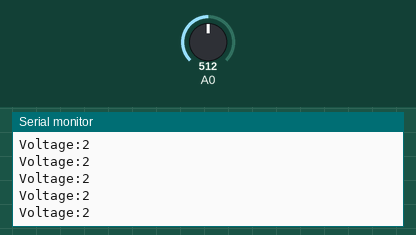
A sketch run on a simulated Arduino Uno, built with avr-gcc and run on an emulated ATmega328P. On the bench: the last lines printed to the serial monitor. Inputs (shaded band) come from the test bench; at power-on: A0 = 512.

Above: at 1.2 s.
1.3 s: A0 set to 716
At 1.31 s:
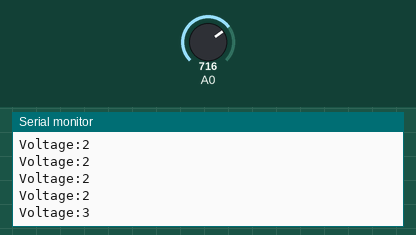
2.8 s: A0 set to 900
At 2.81 s:
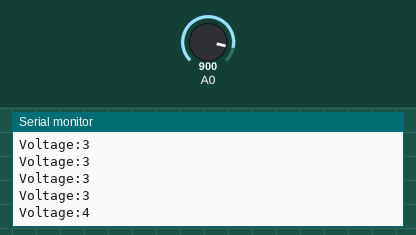
Timing chart, 0 to 5.8 s (numbered marks = the images above; inputs shaded):
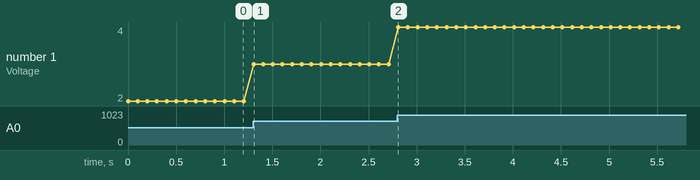

The sketch:

volatage_serial_plot.ino
```cpp
#include "src/mapper/mapper.h"

Map *voltage_mapper;

void setup()
{
  // initialize serial communication at 9600 bits per second:
  Serial.begin(9600);
  // create a new mapper that maps the value between [0 1024] to [0,5]
  voltage_mapper = new Map(0, 1023, 0, 5);
}

// the loop routine runs over and over again forever:
void loop()
{
  Serial.print("Voltage:");
  // read the input on analog pin 0:
  int sensorValue = analogRead(A0);
  int voltage_value = voltage_mapper->map_value(sensorValue);
  // print out the value you read in voltages:
  Serial.println(voltage_value);
  delay(100); // delay in between reads for stability
}
```

mapper.cpp
```cpp
#include "mapper.h"
  Map::Map(int input_min_value, int input_max_value, int output_min_value, int output_max_value)
  {
    this->input_min_value = input_min_value;
    this->input_max_value = input_max_value;
    this->Output_min_value = output_min_value;
    this->output_max_value = output_max_value;
    this->input_scale_size = input_max_value - input_min_value;
    this->output_scale_size = output_max_value - Output_min_value;
  }
  int Map::map_value(int input_value)
  {
    // remap the analog value to a value between 0 to 1
    float zero_to_one_scale = (float)(input_value - this->input_min_value) / (float)this->input_scale_size;
    float voltage_value = zero_to_one_scale * (float)this->output_scale_size + (float)this->input_min_value;
    return (int)voltage_value;
  }
```

mapper.h
```cpp
#ifndef MAPPER_H
#define MAPPER_H
#include <Arduino.h>
class Map
{
  // A class that linearly maps between input range of values to output range of values
public:
  int input_min_value;
  int input_max_value;
  int Output_min_value;
  int output_max_value;
  int input_scale_size;
  int output_scale_size;
  Map(int input_min_value, int input_max_value, int output_min_value, int output_max_value);
  int map_value(int input_value);
};
#endif
```

ledHandler.cpp
```cpp
#include "ledHandler.h"
#include "motor.h"


LedHandler::LedHandler(int forward_led, int backward_led, int stop_led)
{
    forward_led = forward_led;
    backward_led = backward_led;
    halt_led = stop_led;
    pinMode(forward_led, OUTPUT);
    pinMode(backward_led, OUTPUT);
    pinMode(halt_led, OUTPUT);
}

void LedHandler::update(int state)
{
    switch (state)
    {
    case State::forward:
        digitalWrite(forward_led, HIGH);
        digitalWrite(backward_led, LOW);
        digitalWrite(halt_led, LOW);
        break;
    case State::backward:
        digitalWrite(forward_led, LOW);
        digitalWrite(backward_led, HIGH);
        digitalWrite(halt_led, LOW);
        break;
    default:
        digitalWrite(forward_led, LOW);
        digitalWrite(backward_led, LOW);
        digitalWrite(halt_led, HIGH);
    }
}
```

ledHandler.h
```cpp
#ifndef LED_HANDLER_H
#define LED_HANDLER_H

class LedHandler
{
public:
  int forward_led, backward_led, halt_led;
  LedHandler(int forward_led, int backward_led, int stop_led);
  void update(int state);
};
#endif
```

motor.cpp
```cpp
#include "motor.h"

  int Motor::reverse_state(int state){
    if (state == State::forward)
      return State::backward;
    else if (state == State::backward)
      return State::forward;
    else if (state == State::halt)
      return State::coast;
    return State::halt;
  }

  Motor::Motor(int clockwise_pin, int counter_clockwise_pin)
  {
    this->clockwise_pin = clockwise_pin;
    this->counter_clockwise_pin = counter_clockwise_pin;
    pinMode(this->clockwise_pin, OUTPUT);
    pinMode(this->counter_clockwise_pin, OUTPUT);
  }

  void Motor::update(int state, int speed)
  {
    // if the speed is negative, reverse direction
    if (speed < 0){
      state = Motor::reverse_state(state);
      speed = -1*speed;
    }
    switch (state)
    {
    case State::forward:
      digitalWrite(this->counter_clockwise_pin, LOW);
      analogWrite(this->clockwise_pin, speed);
      break;
    case State::backward:

      digitalWrite(this->clockwise_pin, LOW);
      analogWrite(this->counter_clockwise_pin, speed);
      break;
    case State::halt:
digitalWrite(this->counter_clockwise_pin, HIGH);
digitalWrite(this->clockwise_pin, HIGH);
    break;
    default:
    // the default is coast
      digitalWrite(this->counter_clockwise_pin, LOW);
      digitalWrite(this->clockwise_pin, LOW);
    }
  }
```

motor.h
```cpp
#ifndef MOTOR_H
#define MOTOR_H
#include <Arduino.h>
using namespace std;
class Motor
{
    // Handle the motor speed and state
public:
  int clockwise_pin, counter_clockwise_pin;
  Motor(int clockwise_pin, int counter_clockwise_pin);
  static int reverse_state(int state);
  void update(int state, int speed);
};

enum State
{
  forward,
  backward,
  coast,
  halt
};

#endif
```

Measured:
- after the input at 1.3 s, the serial monitor: prints a new line at once (image 1)
- after the input at 2.8 s, the serial monitor: prints a new line at once (image 2)
- plotted number 1: 2 → 3 after the input at 1.3 s, 3 → 4 after the input at 2.8 s
